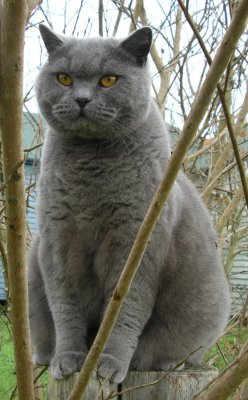
#> input picture code/cat.jpg, 248 x 400 px
$ jupyter execute week03.ipynb   (shell and % lines are left out)
#> lines starting #> are read from the running program, lines starting #| are printed output that depends on the picture
[cell 1]
import numpy as np

[cell 2]
x=np.arange(0,6*np.pi,0.1)
x.shape

[cell 3]
y=np.sin(x)+np.random.randn(x.shape[0])*0.5

[cell 4]
from matplotlib import pyplot as plt
plt.style.use('ggplot')
plt.plot(x,y,'.b')
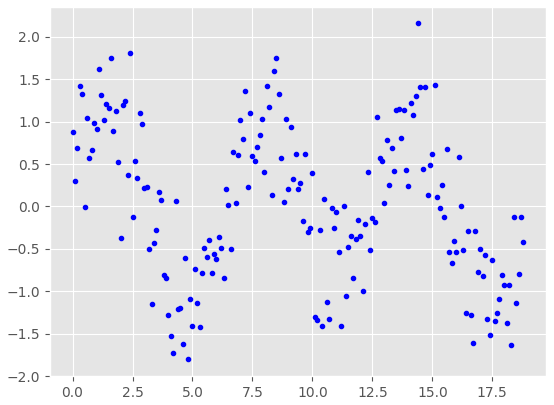
#> figure drawn by matplotlib, 1 panel; curve peaks at x = 14.4, y = 2.16

[cell 5]
y[y<0]=0
plt.plot(x,y,'.b')
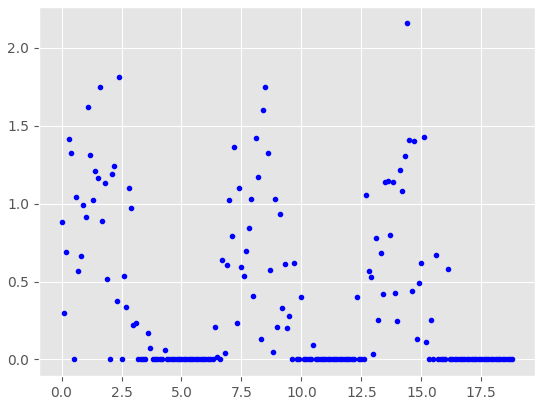
#> figure drawn by matplotlib, 1 panel; curve peaks at x = 14.4, y = 2.16

[cell 6]
x=np.array([[1,2,3],[4,5,6]])
y=np.array([[11,12,13],[14,15,16]])

[cell 7]
x*y

[cell 8]
np.multiply(x,y)

[cell 9]
x

[cell 10]
x.T

[cell 11]
np.dot(x,y.T)

[cell 12]
x.shape

[cell 13]
y.T.shape

[cell 14]
x

[cell 15]
x+1

[cell 16]
x*2

[cell 17]
from skimage import io
x=io.imread('cat.jpg')
#> x is the input picture: shape (400, 248, 3); mean R, G, B 117.6, 116.7, 103.4
io.imshow(x[0:150,0:150])
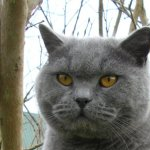
#> shown: shape (150, 150, 3); mean R, G, B 126.5, 126.7, 119.7
